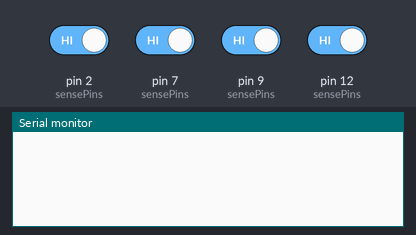
This sketch was run on a simulated Arduino Uno, built with avr-gcc and run on an emulated ATmega328P. Shown: the last lines printed to the serial monitor. The inputs (shaded band) are chosen by the test bench; at power-on: pin 2 (sensePins), pin 7 (sensePins), pin 9 (sensePins), pin 12 (sensePins) HIGH.

Above: at 1.2 s.
1.3 s: pin 2 (sensePins) driven LOW
At 1.6 s:
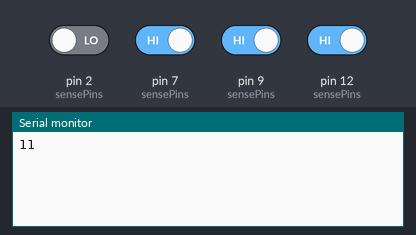
2.8 s: pin 7 (sensePins) driven LOW
At 3.9 s:
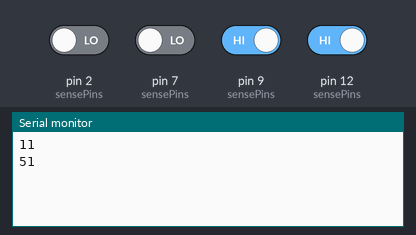
4.3 s: pin 9 (sensePins) driven LOW
At 5.4 s:
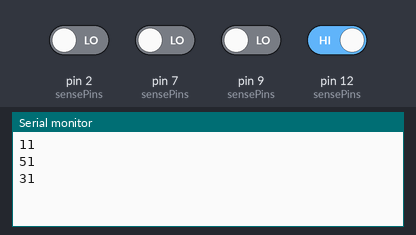
5.8 s: pin 12 (sensePins) driven LOW
At 7.0 s:
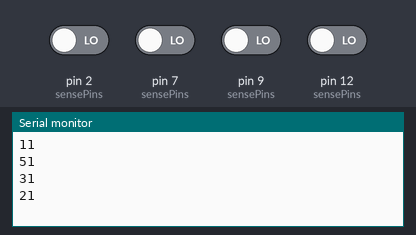
7.3 s: pin 2 (sensePins) driven HIGH
At 7.8 s:
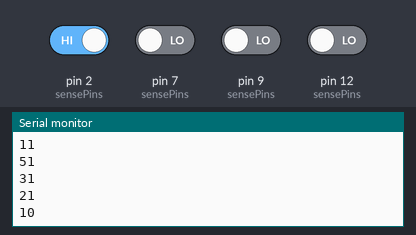
8.8 s: pin 7 (sensePins) driven HIGH
At 10.0 s:
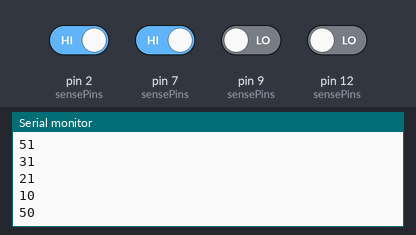
Timing chart, 0 to 11.3 s (numbered marks = the images above; inputs shaded):
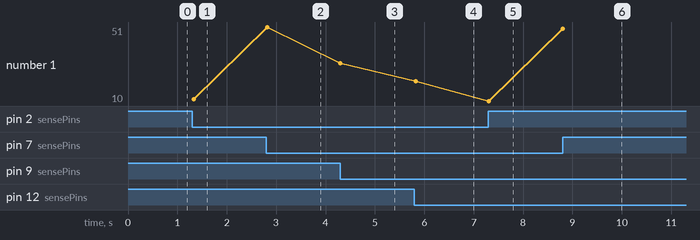

Measured:
- after the input at 1.3 s, the serial monitor: prints a new line at once (image 1)
- after the input at 2.8 s, the serial monitor: prints a new line at once (image 2)
- after the input at 4.3 s, the serial monitor: prints a new line at once (image 3)
- after the input at 5.8 s, the serial monitor: prints a new line at once (image 4)
- after the input at 7.3 s, the serial monitor: prints a new line at once (image 5)
- after the input at 8.8 s, the serial monitor: prints a new line at once (image 6)
- plotted number 1: 11 → 51 after the input at 2.8 s, 51 → 31 after the input at 4.3 s, 31 → 21 after the input at 5.8 s, 21 → 10 after the input at 7.3 s, 10 → 50 after the input at 8.8 s

The sketch:

pc_midterm_arduino.ino
```cpp
/* Turns the Arduino into a signal processor for several capacitive sensors.
   Maintains a state for each sensor and writes changed states to Serial port. */
#include <CapacitiveSensor.h>

const int NUM_SENSORS = 5;
int recPins[NUM_SENSORS] = {4,13,8,0,6};
int sensePins[NUM_SENSORS] = {2,12,9,1,7};
int SAMPLES = 30;
const int AUTOCAL = 0xFFFFFFFF;
const int DEFAULT_THRESH = 200;
int THRESHOLDS[NUM_SENSORS];// = {200,200,200,200,200};
CapacitiveSensor *sensors[NUM_SENSORS];
int states[NUM_SENSORS]; // keeps track of the state of each sensor as an int code: 0=off, 1=on

void setup() {

  /* Instantiate a cap. sensor for each of the sensors and set its autocal value.
      Also sets the threshold to default value. */
  for(int i=0; i<NUM_SENSORS; i++){
    sensors[i] = new CapacitiveSensor(recPins[i],sensePins[i]);
    sensors[i]->set_CS_AutocaL_Millis(AUTOCAL);
    THRESHOLDS[i] = DEFAULT_THRESH;
  }
  Serial.begin(9600);
}

void loop() {
    //long start = millis();

    /* Loop through the sensors and get new data.
       Process data into code values and check against current sensor state codes.
       If the new code is different, update the current state code and write a control message to the serial port. */
    for(int i=0; i<NUM_SENSORS; i++){
      int datum = sensors[i]->capacitiveSensor(SAMPLES);
      //Serial.print((String)datum + ","); //DEBUG
      int ncode = 0;

      if(datum<THRESHOLDS[i]){
        ncode = 0;
      }
      else{
        ncode = 1;
      }
      if(ncode^states[i]){ // this is like a not equals check
        states[i] = ncode;
        Serial.println((String)(10*(i+1) + ncode));
      }
    }
    //Serial.println(); //DEBUG
    delay(25);
}
```
